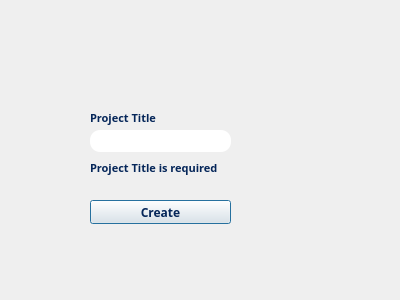
<?xml version="1.0" encoding="UTF-8"?>
<ui version="4.0">
 <class>AddingProjectUI</class>
 <widget class="QDialog" name="AddingProjectUI">
  <property name="geometry">
   <rect>
    <x>0</x>
    <y>0</y>
    <width>400</width>
    <height>300</height>
   </rect>
  </property>
  <property name="windowTitle">
   <string>Dialog</string>
  </property>
  <widget class="QWidget" name="AddingProject" native="true">
   <property name="geometry">
    <rect>
     <x>80</x>
     <y>100</y>
     <width>161</width>
     <height>131</height>
    </rect>
   </property>
   <property name="styleSheet">
    <string notr="true">#Sorting{
	border: 2px solid #052659;
	background-color: #D0E3FF;
	border-radius: 17px;
}</string>
   </property>
   <widget class="QLabel" name="ProjectTitle">
    <property name="geometry">
     <rect>
      <x>10</x>
      <y>10</y>
      <width>71</width>
      <height>16</height>
     </rect>
    </property>
    <property name="styleSheet">
     <string notr="true">#ProjectTitle{
	font-family: Rubik;
    font-size: 11px;
    font-weight: bold;
   color: #052659;
}</string>
    </property>
    <property name="text">
     <string>Project Title</string>
    </property>
   </widget>
   <widget class="QLineEdit" name="inputPtitle">
    <property name="geometry">
     <rect>
      <x>10</x>
      <y>30</y>
      <width>141</width>
      <height>22</height>
     </rect>
    </property>
    <property name="styleSheet">
     <string notr="true">#inputPtitle{
	border-radius : 10px;
}</string>
    </property>
   </widget>
   <widget class="QLabel" name="ProjectTitle_2">
    <property name="geometry">
     <rect>
      <x>10</x>
      <y>60</y>
      <width>131</width>
      <height>16</height>
     </rect>
    </property>
    <property name="styleSheet">
     <string notr="true">#ProjectTitle_2{
	font-family: Rubik;
    font-size: 11px;
    font-weight: bold;
   color: #052659;
}</string>
    </property>
    <property name="text">
     <string>Project Title is required</string>
    </property>
   </widget>
   <widget class="QPushButton" name="create">
    <property name="geometry">
     <rect>
      <x>10</x>
      <y>100</y>
      <width>141</width>
      <height>24</height>
     </rect>
    </property>
    <property name="styleSheet">
     <string notr="true">#create{
	font-family: Rubik;
    font-size: 12px;
    font-weight: bold;
   color: #052659;
}</string>
    </property>
    <property name="text">
     <string>Create</string>
    </property>
   </widget>
  </widget>
 </widget>
 <resources/>
 <connections/>
</ui>
